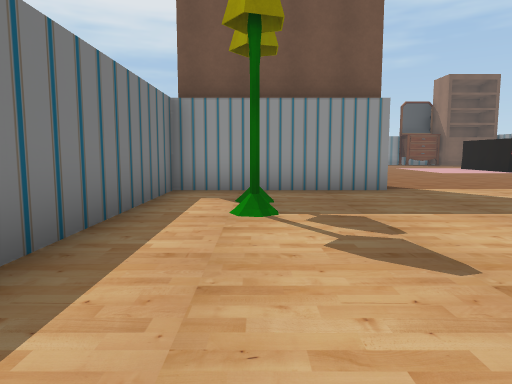
View 1 (above)

16 first-person views from a walk through a Unity game level. The camera is 1.4 m above the floor, tilts 6° down and sees 70° across. The floor is counted in squares, 2 m on a side. Each view is taken from the middle of a square. On the plan, view 1 faces up. The plan holds only what a view shows up to about 11 squares ahead; the rest is blank. The player is left out. Some surface patterns are stand-ins.

View 2
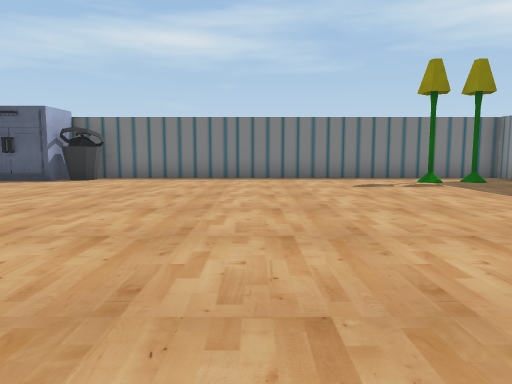

View 3
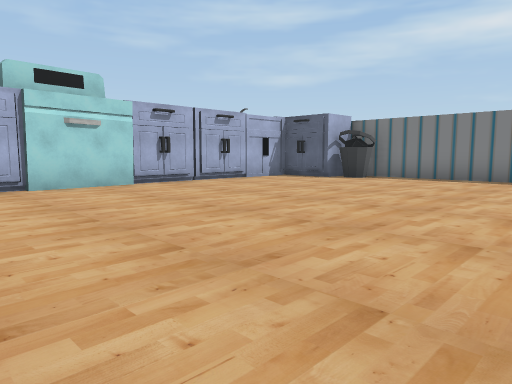

View 4
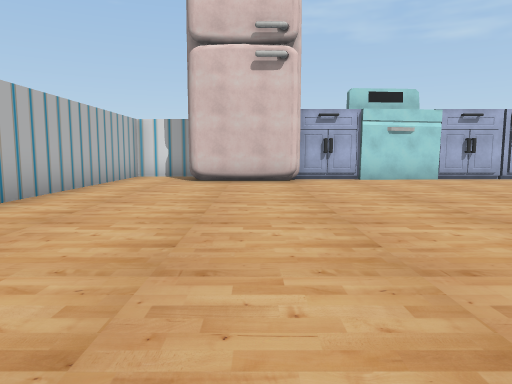

View 5
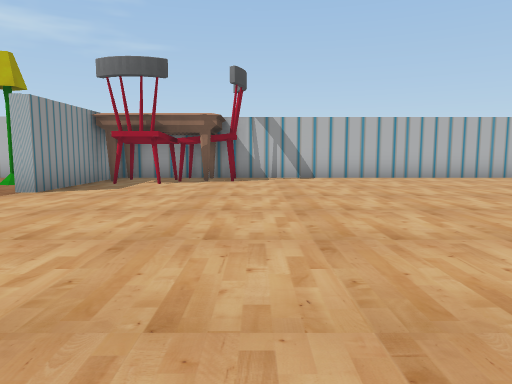

View 6
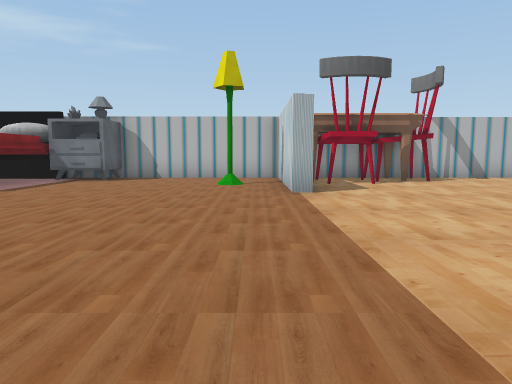

View 7
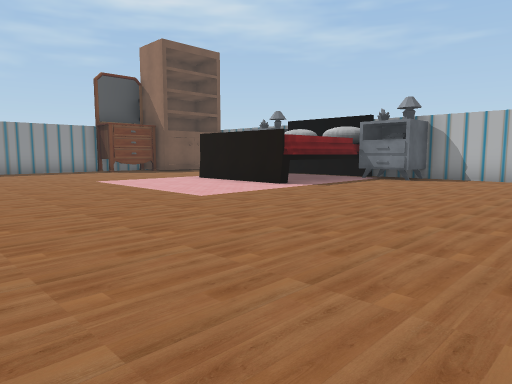

View 8
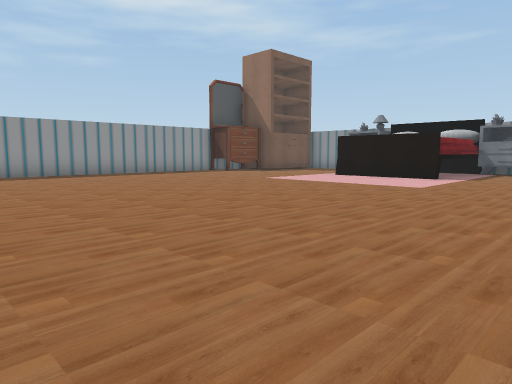

View 9
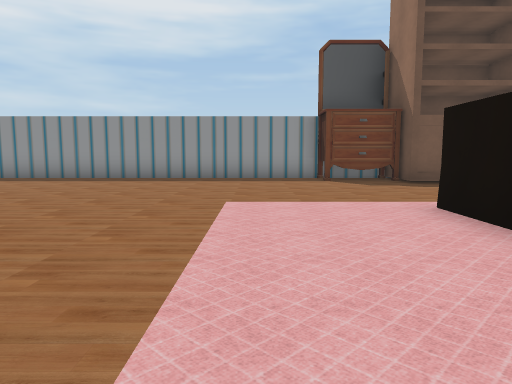

View 10
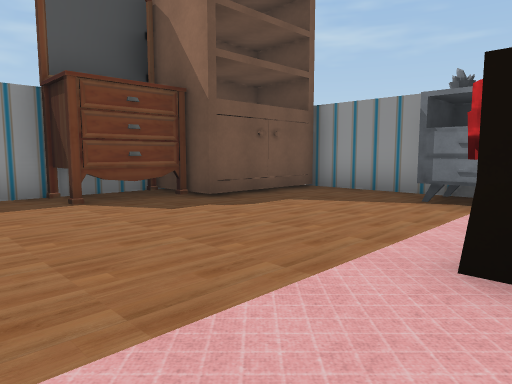

View 11
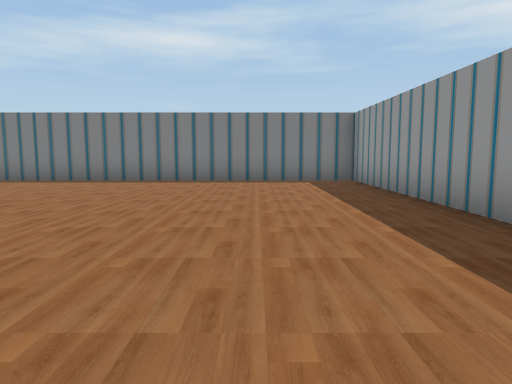

View 12
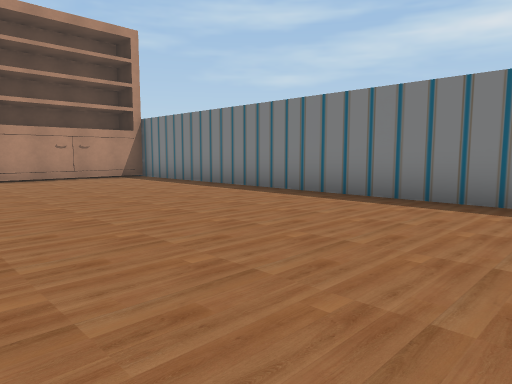

View 13
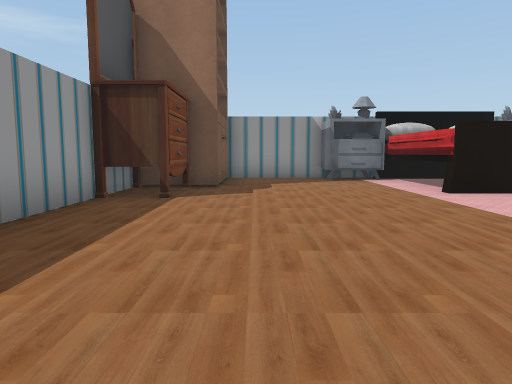

View 14
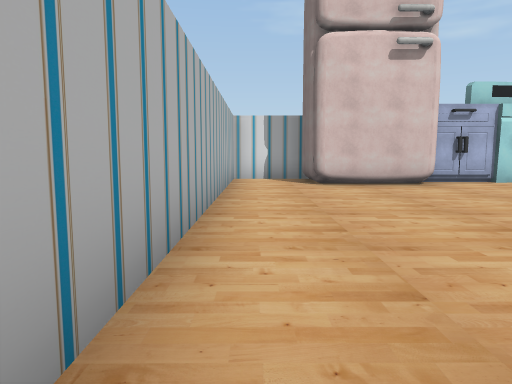

View 15
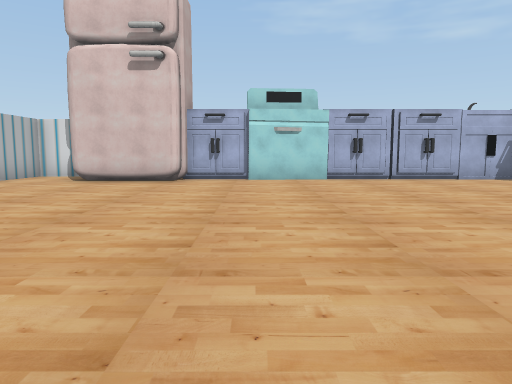

View 16
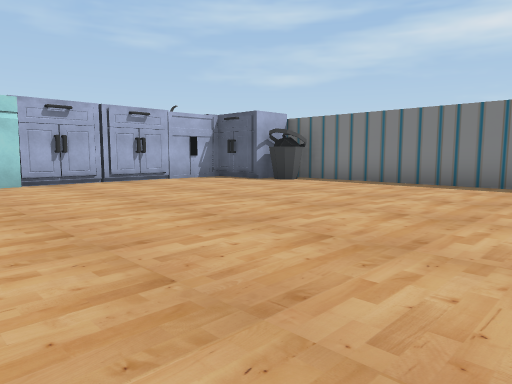

### Floor plan
Points are (right, up) in squares from view 1. A wall is a line through its corners. A room is listed if a view was taken in it or the views show most of it. See-through windows are left out.
Room 1 (views 1, 2, 3, 4, 5, 6, 7, 8, 9, 10, 11, 12, 13, 14, 15, 16)
walls: (2.6, 7) (-1.6, 7) (-1.6, -4.9); (13, 7) (9.6, 7) (9.6, 7.3) (13.6, 7.3) (13.6, 13.5); (-1.3, 8.5) (2.2, 8.5); (12.3, 13.3) (9.3, 13.3) (9.3, 16.6) (12.1, 16.6); (12.9, 13.5) (9.3, 13.5); (13.6, 16.6) (13.6, 20.8) (10.7, 20.8) (10.7, 22.6) (-1.6, 22.6) (-1.6, 8.9); (8.9, -6.9) (8.9, -6.2) (11.6, -6.2) (11.8, -6.6); (11.8, -6.2) (11.8, -7.8); (11.6, -8.2) (13.6, -8.2) (13.6, 7)
objects: bin (-1, -5); other object (0, -6); lamp (0, 4); lamp (0, 5); other object (1, -7); other object (2, -7); other object (4, -7); other object (8, -7); dresser (9, 22) to (10, 22); lamp (11, 9); chair (12, 6) to (13, 6); other object (12, 7); chair (13, 5); other object (13, 12) to (13, 13); other object (13, 17) to (13, 18)

Positions as (right, up) in squares from view 1, and headings:
1: (0, 0), facing up
2: (9, 0), facing left
3: (9, 1), facing down-left
4: (10, 3), facing down
5: (3, 3), facing right
6: (3, 8), facing right
7: (3, 8), facing up-right
8: (-1, 10), facing up-right
9: (7, 12), facing up
10: (7, 16), facing up-right
11: (8, 20), facing left
12: (4, 19), facing down-left
13: (3, 20), facing right
14: (13, 2), facing down
15: (7, 3), facing down
16: (7, 2), facing down-left
